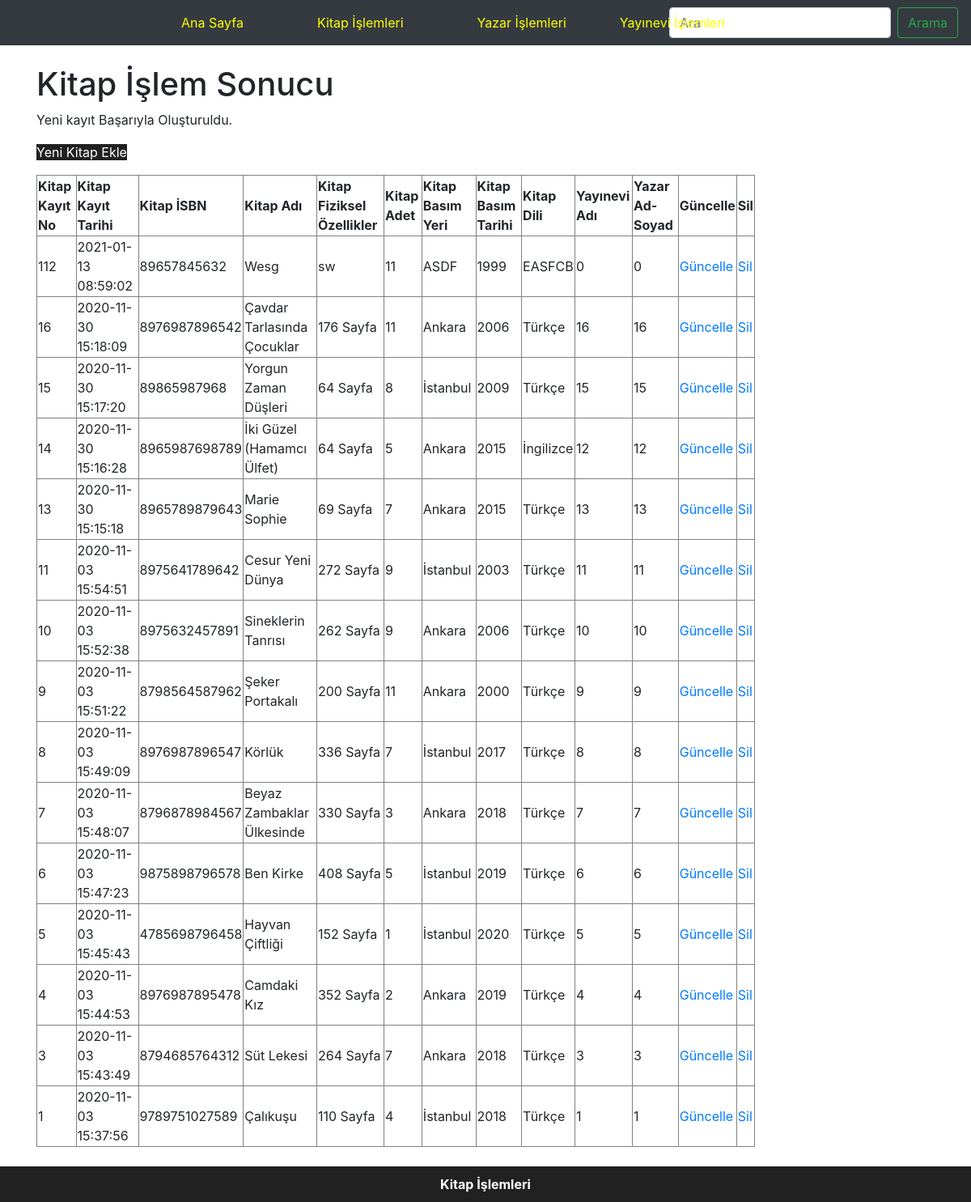
/kitap_eklendi.php, run on the app's committed database.
### tables this page shows
CREATE TABLE `kitapveri` (
  `kkn` int(11) NOT NULL COMMENT 'Kitap tablosunun ana anahtarı',
  `kkt` timestamp NOT NULL DEFAULT current_timestamp() COMMENT 'Kitabın veri tabanına kayıt tarihi',
  `ki` varchar(13) NOT NULL COMMENT 'Kitabın ISBN numarası',
  `ka` varchar(300) NOT NULL COMMENT 'Kitabın tam adı',
  `kf` varchar(50) NOT NULL COMMENT 'Kitabın temel fiziksel özellikleri',
  `kadet` int(11) NOT NULL COMMENT 'Kitap sayısı hakkında genel bilgi',
  `kbyeri` varchar(50) NOT NULL COMMENT 'Kitabın oluşturulduğu yer',
  `kbtarih` year(4) NOT NULL COMMENT 'Kitabın basım tarihi',
  `kdili` varchar(100) NOT NULL COMMENT 'Kitabın ana dili',
  `yykn` int(11) NOT NULL COMMENT 'Yayınevi kayıt numarası anahtar alanı',
  `yazarkayitno` int(11) NOT NULL COMMENT 'Yazar Numarası artan no\r\n'
);

### kitap_eklendi.php (the view, shortened to what this page needs)
<?php
    require_once("baglanti.php");
    $ki = mysqli_real_escape_string($baglanti, $_POST['ki']);
    $ka = mysqli_real_escape_string($baglanti, $_POST['ka']);
    $kf = mysqli_real_escape_string($baglanti, $_POST['kf']);
    $kadet = mysqli_real_escape_string($baglanti, $_POST['kadet']);
    $kbyeri = mysqli_real_escape_string($baglanti, $_POST['kbyeri']);
    $kbtarih = mysqli_real_escape_string($baglanti, $_POST['kbtarih']);
    $kdili = mysqli_real_escape_string($baglanti, $_POST['kdili']);
    $yykn = mysqli_real_escape_string($baglanti, $_POST['yykn']);
    $yazarkayitno = mysqli_real_escape_string($baglanti, $_POST['yazarkayitno']);
    $sorgu = "INSERT INTO kitapveri (ki, ka, kf, kadet, kbyeri, kbtarih, kdili, yykn, yazarkayitno)
            VALUES ('$ki', '$ka', '$kf', '$kadet', '$kbyeri', '$kbtarih', '$kdili', '$yykn', '$yazarkayitno')";
    if (mysqli_query($baglanti, $sorgu)) {
        $islemSonuc = "Yeni kayıt Başarıyla Oluşturuldu.";
    } else {
        $islemSonuc = "Hata: " . $sorgu . "<br>" . mysqli_error($baglanti);
    }
    $sorgu2 = mysqli_query($baglanti, "SELECT * FROM kitapveri ORDER BY kkn DESC");
?>
<!DOCTYPE html>
<html lang="tr"><head><meta http-equiv="Content-Type" content="text/html; charset=UTF-8">
<link href="bootstrap.min.css" rel="stylesheet">
    <link href="./katalog_files/navbar-top.css" rel="stylesheet">
  </head>
  <body>
    <nav class="navbar navbar-expand-md navbar-dark bg-dark mb-4">
  <div class="collapse navbar-collapse" id="navbarCollapse">
    <ul class="navbar-nav mr-auto">
      <li class="nav-item">
       <a class="nav-link" href="index.php" style="color:yellow;position:relative; left:200px">Ana Sayfa </a>
      </li>
      <li class="nav-item">
        <a class="nav-link" href="kitap.php" style="color:yellow;position:relative; left:275px">Kitap İşlemleri</a>
      </li>
      <li class="nav-item">
        <a class="nav-link" href="yazar.php" style="color:yellow;position:relative; left:350px">Yazar İşlemleri</a>
      </li>
      <li class="nav-item">
        <a class="nav-link" href="yayinevi.php" style="color:yellow;position:relative; left:400px">Yayınevi İşlemleri</a>
      </li>
    </ul>
    <form class="form-inline mt-2 mt-md-0">
      <input class="form-control mr-sm-2" type="text" placeholder="Ara" aria-label="Search">
      <button class="btn btn-outline-success my-2 my-sm-0" type="Submit">Arama</button>
    </form>
  </div>
</nav>
<main role="main" class="container">
<h1>Kitap İşlem Sonucu</h1>
<p><?php echo $islemSonuc; ?></p>
<p><a href="kitap_ekle.php" style="text-align:center;background-color:#212121; color: white">Yeni Kitap Ekle</a></p>
<?php
echo("<table border=1 width=80%>");
    echo("<tr>");
    echo("<td><b>Kitap Kayıt No</b></td>");
    echo("<td><b>Kitap Kayıt Tarihi</b></td>");
    echo("<td><b>Kitap İSBN</b></td>");
    echo("<td><b>Kitap Adı</b></td>");
    echo("<td><b>Kitap Fiziksel Özellikler</b></td>");
    echo("<td><b>Kitap Adet</b></td>");
    echo("<td><b>Kitap Basım Yeri</b></td>");
    echo("<td><b>Kitap Basım Tarihi</b></td>");
    echo("<td><b>Kitap Dili</b></td>");
    echo("<td><b>Yayınevi Adı</b></td>");
    echo("<td><b>Yazar Ad-Soyad</b></td>");
    echo("<td><b>Güncelle</b></td>");
    echo("<td><b>Sil</b></td>");
    echo("</tr>");
while ($satir = mysqli_fetch_assoc($sorgu2)){
    echo("<tr>");
    echo("<td>".$satir["kkn"]."</td>");
    echo("<td>".$satir["kkt"]."</td>");
    echo("<td>".$satir["ki"]."</td>");
    echo("<td>".$satir["ka"]."</td>");
    echo("<td>".$satir["kf"]."</td>");
    echo("<td>".$satir["kadet"]."</td>");
    echo("<td>".$satir["kbyeri"]."</td>");
    echo("<td>".$satir["kbtarih"]."</td>");
    echo("<td>".$satir["kdili"]."</td>");
    echo("<td>".$satir["yykn"]."</td>");
    echo("<td>".$satir["yazarkayitno"]."</td>");
    echo("<td><a href='kitap_guncellenecek.php?kkn=".$satir["kkn"]."'>Güncelle</a></td>");
    echo("<td><a href='kitap_sil.php?kkn=".$satir["kkn"]."'>Sil</a></td>");
    echo("</tr>");
            }
echo("</table>");
?>
</main>
      <br>
      <footer style="text-align:center;background-color:#212121; color: white;padding:10px"><b>Kitap İşlemleri</b></footer>
</body></html>

### navbar-top.css (style rules this page uses)
body { min-height: 75rem; }

### data on the page
kitapveri: kkn "112", kkt "2021-01-13 08:59:02", ki "89657845632", ka "Wesg", kf "sw", kadet "11", kbyeri "ASDF", kbtarih "1999", kdili "EASFCB", yykn "0", yazarkayitno "0"
kitapveri: kkn "16", kkt "2020-11-30 15:18:09", ki "8976987896542", ka "Çavdar Tarlasında Çocuklar", kf "176 Sayfa", kadet "11", kbyeri "Ankara", kbtarih "2006", kdili "Türkçe", yykn "16", yazarkayitno "16"
kitapveri: kkn "15", kkt "2020-11-30 15:17:20", ki "89865987968", ka "Yorgun Zaman Düşleri", kf "64 Sayfa", kadet "8", kbyeri "İstanbul", kbtarih "2009", kdili "Türkçe", yykn "15", yazarkayitno "15"
kitapveri: kkn "14", kkt "2020-11-30 15:16:28", ki "8965987698789", ka "İki Güzel (Hamamcı Ülfet)", kf "64 Sayfa", kadet "5", kbyeri "Ankara", kbtarih "2015", kdili "İngilizce", yykn "12", yazarkayitno "12"
kitapveri: kkn "13", kkt "2020-11-30 15:15:18", ki "8965789879643", ka "Marie Sophie", kf "69 Sayfa", kadet "7", kbyeri "Ankara", kbtarih "2015", kdili "Türkçe", yykn "13", yazarkayitno "13"
kitapveri: kkn "11", kkt "2020-11-03 15:54:51", ki "8975641789642", ka "Cesur Yeni Dünya", kf "272 Sayfa", kadet "9", kbyeri "İstanbul", kbtarih "2003", kdili "Türkçe", yykn "11", yazarkayitno "11"
kitapveri: kkn "10", kkt "2020-11-03 15:52:38", ki "8975632457891", ka "Sineklerin Tanrısı", kf "262 Sayfa", kadet "9", kbyeri "Ankara", kbtarih "2006", kdili "Türkçe", yykn "10", yazarkayitno "10"
kitapveri: kkn "9", kkt "2020-11-03 15:51:22", ki "8798564587962", ka "Şeker Portakalı", kf "200 Sayfa", kadet "11", kbyeri "Ankara", kbtarih "2000", kdili "Türkçe", yykn "9", yazarkayitno "9"
kitapveri: kkn "8", kkt "2020-11-03 15:49:09", ki "8976987896547", ka "Körlük", kf "336 Sayfa", kadet "7", kbyeri "İstanbul", kbtarih "2017", kdili "Türkçe", yykn "8", yazarkayitno "8"
kitapveri: kkn "7", kkt "2020-11-03 15:48:07", ki "8796878984567", ka "Beyaz Zambaklar Ülkesinde", kf "330 Sayfa", kadet "3", kbyeri "Ankara", kbtarih "2018", kdili "Türkçe", yykn "7", yazarkayitno "7"
kitapveri: kkn "6", kkt "2020-11-03 15:47:23", ki "9875898796578", ka "Ben Kirke", kf "408 Sayfa", kadet "5", kbyeri "İstanbul", kbtarih "2019", kdili "Türkçe", yykn "6", yazarkayitno "6"
kitapveri: kkn "5", kkt "2020-11-03 15:45:43", ki "4785698796458", ka "Hayvan Çiftliği", kf "152 Sayfa", kadet "1", kbyeri "İstanbul", kbtarih "2020", kdili "Türkçe", yykn "5", yazarkayitno "5"
kitapveri: kkn "4", kkt "2020-11-03 15:44:53", ki "8976987895478", ka "Camdaki Kız", kf "352 Sayfa", kadet "2", kbyeri "Ankara", kbtarih "2019", kdili "Türkçe", yykn "4", yazarkayitno "4"
kitapveri: kkn "3", kkt "2020-11-03 15:43:49", ki "8794685764312", ka "Süt Lekesi", kf "264 Sayfa", kadet "7", kbyeri "Ankara", kbtarih "2018", kdili "Türkçe", yykn "3", yazarkayitno "3"
kitapveri: kkn "1", kkt "2020-11-03 15:37:56", ki "9789751027589", ka "Çalıkuşu", kf "110 Sayfa", kadet "4", kbyeri "İstanbul", kbtarih "2018", kdili "Türkçe", yykn "1", yazarkayitno "1"

### other printed values
$islemSonuc "Yeni kayıt Başarıyla Oluşturuldu."
